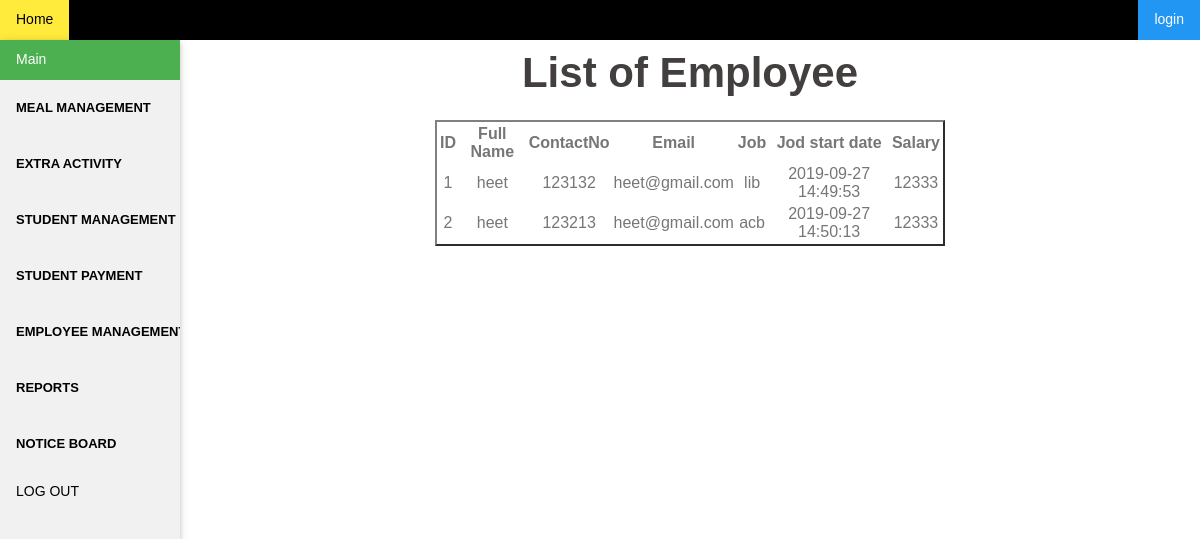
The app's page /emp_view.php with its own data.
### tables this page shows
CREATE TABLE IF NOT EXISTS `emp` (
  `eno` int(11) NOT NULL AUTO_INCREMENT,
  `Name` varchar(50) NOT NULL,
  `Email` varchar(50) NOT NULL,
  `contact` int(11) NOT NULL,
  `job` varchar(20) NOT NULL,
  `jobb_start` timestamp NOT NULL DEFAULT CURRENT_TIMESTAMP,
  `sal` int(11) NOT NULL,
  PRIMARY KEY (`eno`)
);

### emp_view.php (the view)
<html>
<body>
<?php include('sidebar.php'); ?>
   <div style="margin-left:15%" >
 <div id="page-wrapper">
 <div align=center><h2> List of Employee </h2></div>
<?php
    include "connection.php";
$sql="SELECT `Name`, `Email`, `contact`, `job`, `jobb_start`, `eno`, `sal` FROM `emp`";
if($result = mysqli_query($connection, $sql)){
    if(mysqli_num_rows($result) > 0){
        echo "<table border=2 align=center>";
            echo "<tr>";
                echo "<th>ID</th>";
                echo "<th>Full Name</th>";
				echo "<th>ContactNo</th>";
				echo "<th>Email</th>";
				echo "<th>Job</th>";
				echo "<th>Jod start date</th>";
				echo "<th>Salary</th>";
            echo "</tr>";
			while($row = mysqli_fetch_array($result)){
            echo "<tr>";
                echo "<td>" . $row['eno'] . "</td>";
				echo "<td>" . $row['Name'] . "</td>";
				echo "<td>" . $row['contact'] . "</td>";
				echo "<td>" . $row['Email'] . "</td>";
				echo "<td>" . $row['job'] . "</td>";
				echo "<td>" . $row['jobb_start'] . "</td>";
				echo "<td>" . $row['sal'] . "</td>";
            echo "</tr>";
        }
        echo "</table>";
    }
} else{
    echo mysqli_error($connection);
        }
?>
</div>
</body>
</html>

### w3.css (style rules this page uses)
*,*:before,*:after { box-sizing:inherit }
html { -ms-text-size-adjust:100%;-webkit-text-size-adjust:100% }
body { margin:0 }
html,body { font-family:Verdana,sans-serif;font-size:15px;line-height:1.5 }
html { overflow-x:hidden }
h2 { font-size:30px }
h1,h2,h3,h4,h5,h6 { font-family:"Segoe UI",Arial,sans-serif;font-weight:400;margin:10px 0 }

### sidebar.php (style rules this page uses)
*, *:before, *:after { -webkit-box-sizing: border-box; -moz-box-sizing: border-box; box-sizing: border-box; }
body { font: 14px/1.7 "Source Sans Pro", sans-serif; background: #fff; color: #767676; }
h2 { font: 42px/1.1 "Raleway", sans-serif; }
h1, h2, h3, h4, h5, h6 { color: #443f3f; font-weight: 600; margin: 10px 0 24px; }
table { width: 50%; }
th,td { border: 1px ; text-align: center; }
body { font-family: Arial, Helvetica, sans-serif; }

### records on screen
emp: eno "1", Name "heet", contact "123132", Email "heet@gmail.com", job "lib", jobb_start "2019-09-27 14:49:53", sal "12333"
emp: eno "2", Name "heet", contact "123213", Email "heet@gmail.com", job "acb", jobb_start "2019-09-27 14:50:13", sal "12333"
